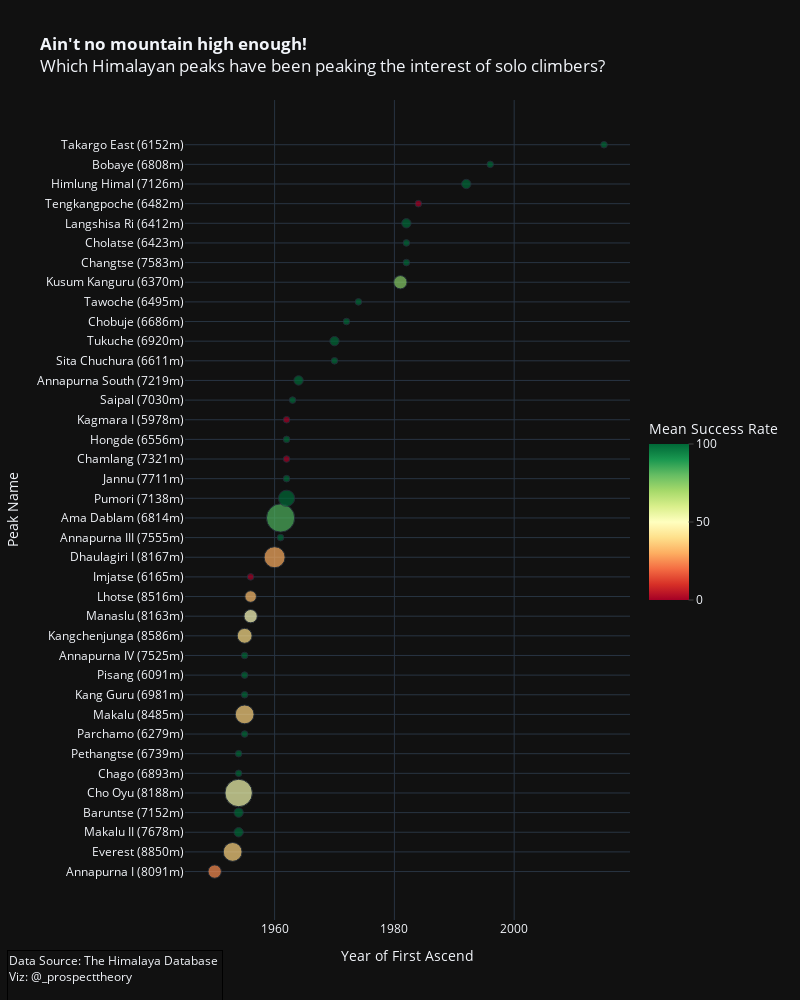

The code cell stored with this chart in its notebook:
### Markdown cell above
And produce a plot:

### Code cell
#Producing a graph

fig = px.scatter(df_plot_soloclimbers_final, 
                     x= 'median_year',
                     y = 'peak_name_with_height', 
                     title = "<b>Ain't no mountain high enough!</b> <br>Which Himalayan peaks have been peaking the interest of solo climbers?",
                     color= 'mean_success_rate',
                     color_continuous_scale='RdYlGn',
                     labels={'median_year': 'Year of First Ascend', 
                             'peak_name_with_height':"Peak Name", 
                             "mean_success_rate":"Mean Success Rate", 
                             'number_of_climbs':'Number of Solo Climbs'},
                     size = 'number_of_climbs',
                     size_max= 20,
                     hover_name = 'peak_name_with_height',
                     template = "plotly_dark",
                     width = 800,
                     height = 1000
                     )

fig.update_layout(coloraxis_colorbar=dict(
    thicknessmode="pixels", thickness=40,
    lenmode="pixels", len=200,
    yanchor="middle", 
    ticks = 'outside',
    ticksuffix=" percent",
    dtick=5,
    tickvals=[0, 0.5, 1],
    ticktext=['0', '50', '100']
))

fig.add_annotation(text='Data Source: <a href=”https://github.com/rfordatascience/tidytuesday/blob/master/data/2020/2020-09-22/readme.md”>The Himalaya Database</a> <br>Viz: <a href=”https://twitter.com/_prospecttheory”>@_prospecttheory</a> <br>  ', 
                    align='left',
                    showarrow=False,
                    xref='paper',
                    yref='paper',
                    x=-0.4,
                    y= -0.1,
                    bordercolor='black',
                    borderwidth=1)


fig.show()

### Figure 1 — Plotly figure (JSON) as saved in the notebook; plotly's stock layout.template omitted (floating-point values rounded to 4 significant figures)
{"data": [{"hovertemplate": "<b>%{hovertext}</b><br><br>Year of First Ascend=%{x}<br>Peak Name=%{y}<br>Number of Solo Climbs=%{marker.size}<br>Mean Success Rate=%{marker.color}<extra></extra>", "hovertext": ["Annapurna I (8091m)", "Everest (8850m)", "Makalu II (7678m)", "Baruntse (7152m)", "Cho Oyu (8188m)", "Chago (6893m)", "Pethangtse (6739m)", "Parchamo (6279m)", "Makalu (8485m)", "Kang Guru (6981m)", "Pisang (6091m)", "Annapurna IV (7525m)", "Kangchenjunga (8586m)", "Manaslu (8163m)", "Lhotse (8516m)", "Imjatse (6165m)", "Dhaulagiri I (8167m)", "Annapurna III (7555m)", "Ama Dablam (6814m)", "Pumori (7138m)", "Jannu (7711m)", "Chamlang (7321m)", "Hongde (6556m)", "Kagmara I (5978m)", "Saipal (7030m)", "Annapurna South (7219m)", "Sita Chuchura (6611m)", "Tukuche (6920m)", "Chobuje (6686m)", "Tawoche (6495m)", "Kusum Kanguru (6370m)", "Changtse (7583m)", "Cholatse (6423m)", "Langshisa Ri (6412m)", "Tengkangpoche (6482m)", "Himlung Himal (7126m)", "Bobaye (6808m)", "Takargo East (6152m)"], "legendgroup": "", "marker": {"color": [0.25, 0.375, 1, 1, 0.5294, 1, 1, 1, 0.375, 1, 1, 1, 0.4, 0.5, 0.3333, 0, 0.3, 1, 0.8333, 1, 1, 0, 1, 0, 1, 1, 1, 1, 1, 1, 0.75, 1, 1, 1, 0, 1, 1, 1], "coloraxis": "coloraxis", "size": [4, 8, 2, 2, 17, 1, 1, 1, 8, 1, 1, 1, 5, 4, 3, 1, 10, 1, 18, 6, 1, 1, 1, 1, 1, 2, 1, 2, 1, 1, 4, 1, 1, 2, 1, 2, 1, 1], "sizemode": "area", "sizeref": 0.045, "symbol": "circle"}, "mode": "markers", "name": "", "orientation": "h", "showlegend": false, "type": "scatter", "x": [1950, 1953, 1954, 1954, 1954, 1954, 1954, 1955, 1955, 1955, 1955, 1955, 1955, 1956, 1956, 1956, 1960, 1961, 1961, 1962, 1962, 1962, 1962, 1962, 1963, 1964, 1970, 1970, 1972, 1974, 1981, 1982, 1982, 1982, 1984, 1992, 1996, 2015], "xaxis": "x", "y": ["Annapurna I (8091m)", "Everest (8850m)", "Makalu II (7678m)", "Baruntse (7152m)", "Cho Oyu (8188m)", "Chago (6893m)", "Pethangtse (6739m)", "Parchamo (6279m)", "Makalu (8485m)", "Kang Guru (6981m)", "Pisang (6091m)", "Annapurna IV (7525m)", "Kangchenjunga (8586m)", "Manaslu (8163m)", "Lhotse (8516m)", "Imjatse (6165m)", "Dhaulagiri I (8167m)", "Annapurna III (7555m)", "Ama Dablam (6814m)", "Pumori (7138m)", "Jannu (7711m)", "Chamlang (7321m)", "Hongde (6556m)", "Kagmara I (5978m)", "Saipal (7030m)", "Annapurna South (7219m)", "Sita Chuchura (6611m)", "Tukuche (6920m)", "Chobuje (6686m)", "Tawoche (6495m)", "Kusum Kanguru (6370m)", "Changtse (7583m)", "Cholatse (6423m)", "Langshisa Ri (6412m)", "Tengkangpoche (6482m)", "Himlung Himal (7126m)", "Bobaye (6808m)", "Takargo East (6152m)"], "yaxis": "y"}], "layout": {"annotations": [{"align": "left", "bordercolor": "black", "borderwidth": 1, "showarrow": false, "text": "Data Source: <a href=”https://github.com/rfordatascience/tidytuesday/blob/master/data/2020/2020-09-22/readme.md”>The Himalaya Database</a> <br>Viz: <a href=”https://twitter.com/_prospecttheory”>@_prospecttheory</a> <br>  ", "x": -0.4, "xref": "paper", "y": -0.1, "yref": "paper"}], "coloraxis": {"colorbar": {"dtick": 5, "len": 200, "lenmode": "pixels", "thickness": 40, "thicknessmode": "pixels", "ticks": "outside", "ticksuffix": " percent", "ticktext": ["0", "50", "100"], "tickvals": [0, 0.5, 1], "title": {"text": "Mean Success Rate"}, "yanchor": "middle"}, "colorscale": [[0, "rgb(165,0,38)"], [0.1, "rgb(215,48,39)"], [0.2, "rgb(244,109,67)"], [0.3, "rgb(253,174,97)"], [0.4, "rgb(254,224,139)"], [0.5, "rgb(255,255,191)"], [0.6, "rgb(217,239,139)"], [0.7, "rgb(166,217,106)"], [0.8, "rgb(102,189,99)"], [0.9, "rgb(26,152,80)"], [1, "rgb(0,104,55)"]]}, "height": 1000, "legend": {"itemsizing": "constant", "tracegroupgap": 0}, "title": {"text": "<b>Ain't no mountain high enough!</b> <br>Which Himalayan peaks have been peaking the interest of solo climbers?"}, "width": 800, "xaxis": {"anchor": "y", "domain": [0, 1], "title": {"text": "Year of First Ascend"}}, "yaxis": {"anchor": "x", "domain": [0, 1], "title": {"text": "Peak Name"}}}}
